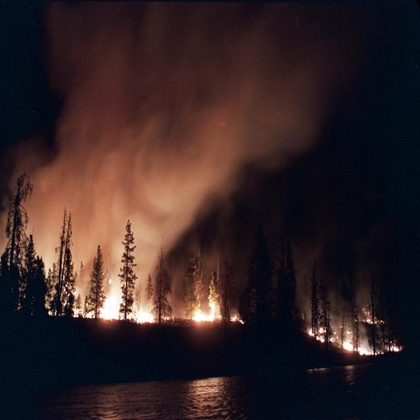
%> input picture Imagen_5.jpg, 420 x 420 px, shrunk from 640 x 640 before the run
$ octave Flipping_Horizontal.m   (GNU Octave 9; MATLAB toolbox functions it lacks are replaced by stand-ins)
%> lines starting %> are read from the running program, lines starting %| are printed output that depends on the picture
% Volteado (flipping Horizontal)

clear; clc;
I = imread('.\Imagen_5.jpg');
%> I is the input picture: size 420x420x3 uint8; mean R, G, B 52.8, 36.4, 37.7
figure; imshow(I);
I = double(I);
%> I: size 420x420x3 double
I = 0.2989*I(:,:,1) + 0.5870*I(:,:,2) + 0.1140*I(:,:,3);
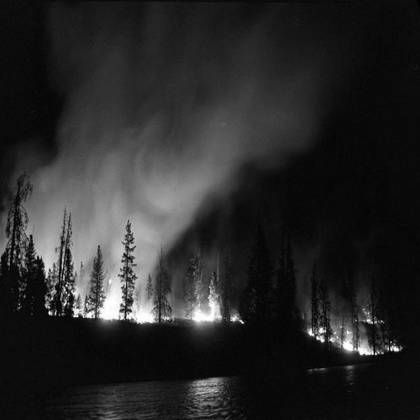
%> I: size 420x420 double; min 0.299, max 255, mean 41.5
I = uint8(I);
%> I: size 420x420 uint8
figure; imshow(I);
I = double(I);
%> I: size 420x420 double
[m, n] = size(I);
%> m = 420; n = 420

I_flip = zeros(m,n);

for y = 1:m
    for x = 1:n
        I_flip(y,x) = I(y,n-x+1);
    end
end
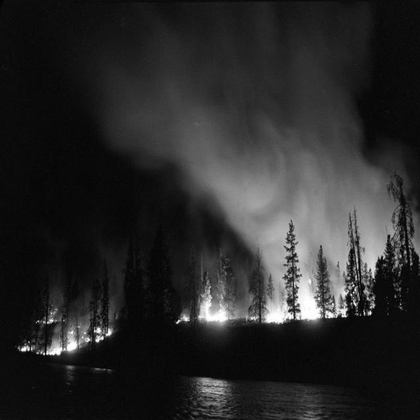
%> I_flip: size 420x420 double; min 0, max 255, mean 41.5; mean of the top-left, top-right, bottom-left and bottom-right quarters 25.9, 51.6, 22.4, 66

I_flip = uint8(I_flip);
figure; imshow(I_flip);

$ run again, with Imagen_1.jpg copied over Imagen_5.jpg
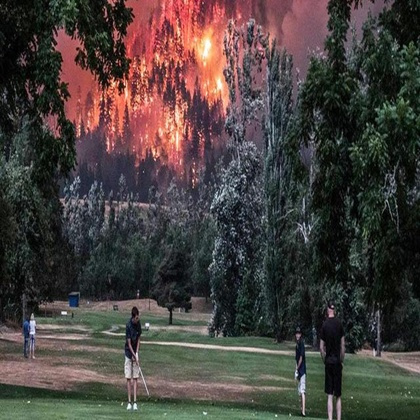
%> input picture Imagen_1.jpg, 420 x 420 px, shrunk from 640 x 640 before the run
%> I is the input picture: size 420x420x3 uint8; mean R, G, B 72.4, 64.7, 61.7
%> `I = 0.2989*I(:,:,1) + 0.5870*I(:,:,2) + 0.1140*I(:,:,3);`:
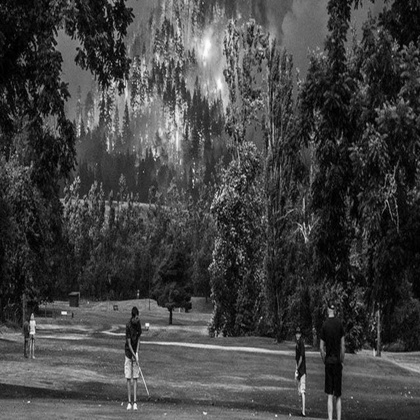
%> I: size 420x420 double; min 0, max 254.2, mean 66.6
%> after the loop `for y = 1:m`:
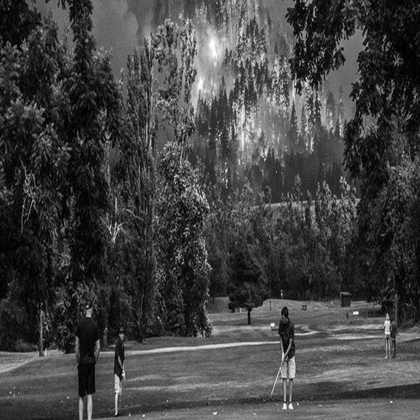
%> I_flip: size 420x420 double; min 0, max 254, mean 66.6; mean of the top-left, top-right, bottom-left and bottom-right quarters 64.3, 75.1, 53.9, 73.2

$ run again, with Imagen_2.jpg copied over Imagen_5.jpg
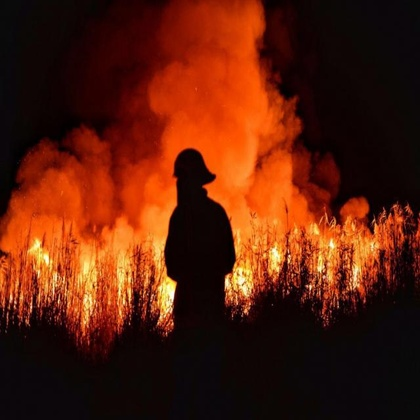
%> input picture Imagen_2.jpg, 420 x 420 px, shrunk from 640 x 640 before the run
%> I is the input picture: size 420x420x3 uint8; mean R, G, B 89.6, 31.2, 10.5
%> `I = 0.2989*I(:,:,1) + 0.5870*I(:,:,2) + 0.1140*I(:,:,3);`:
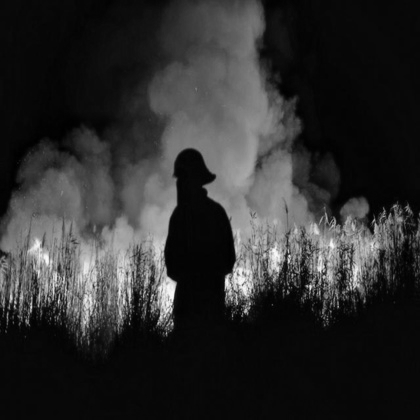
%> I: size 420x420 double; min 0, max 252, mean 46.3
%> after the loop `for y = 1:m`:
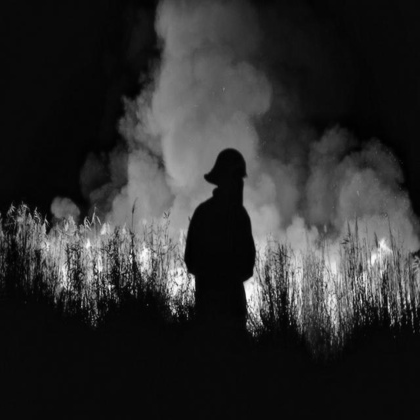
%> I_flip: size 420x420 double; min 0, max 252, mean 46.3; mean of the top-left, top-right, bottom-left and bottom-right quarters 44.9, 39.6, 43.9, 56.7

$ run again, with Imagen_3.jpg copied over Imagen_5.jpg
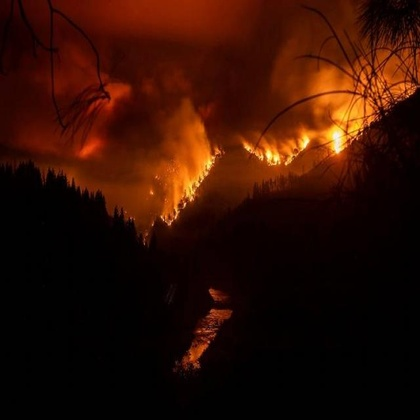
%> input picture Imagen_3.jpg, 420 x 420 px, shrunk from 640 x 640 before the run
%> I is the input picture: size 420x420x3 uint8; mean R, G, B 48.5, 14.6, 3.1
%> `I = 0.2989*I(:,:,1) + 0.5870*I(:,:,2) + 0.1140*I(:,:,3);`:
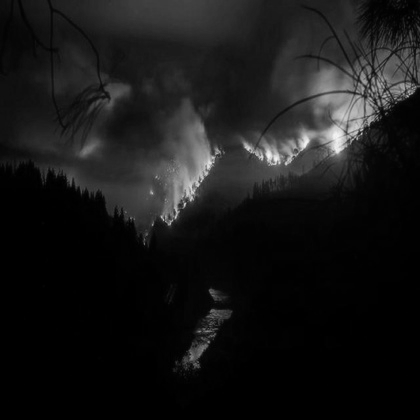
%> I: size 420x420 double; min 0, max 245.9, mean 23.4
%> after the loop `for y = 1:m`:
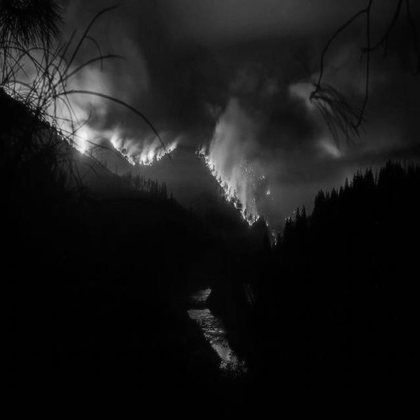
%> I_flip: size 420x420 double; min 0, max 246, mean 23.4; mean of the top-left, top-right, bottom-left and bottom-right quarters 47.8, 38.5, 2.8, 4.6
